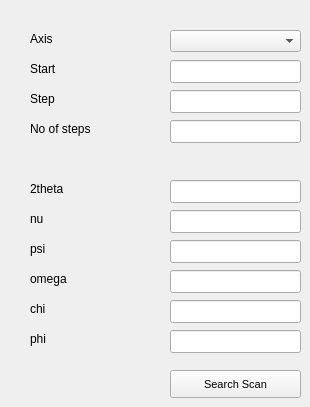
    <widget class="QWidget" name="tab_4">
     <attribute name="title">
      <string>Scan</string>
     </attribute>
     <widget class="QLineEdit" name="imDirLE_Detector_Distance_2">
      <property name="geometry">
       <rect>
        <x>170</x>
        <y>90</y>
        <width>131</width>
        <height>23</height>
       </rect>
      </property>
      <property name="text">
       <string/>
      </property>
     </widget>
     <widget class="QLabel" name="label_27">
      <property name="geometry">
       <rect>
        <x>30</x>
        <y>90</y>
        <width>131</width>
        <height>17</height>
       </rect>
      </property>
      <property name="text">
       <string>Step</string>
      </property>
     </widget>
     <widget class="QLineEdit" name="imDirLE_Detector_Beam_Y_2">
      <property name="geometry">
       <rect>
        <x>170</x>
        <y>60</y>
        <width>131</width>
        <height>23</height>
       </rect>
      </property>
      <property name="text">
       <string/>
      </property>
     </widget>
     <widget class="QLabel" name="label_28">
      <property name="geometry">
       <rect>
        <x>30</x>
        <y>60</y>
        <width>131</width>
        <height>17</height>
       </rect>
      </property>
      <property name="text">
       <string>Start</string>
      </property>
     </widget>
     <widget class="QLabel" name="label_29">
      <property name="geometry">
       <rect>
        <x>30</x>
        <y>30</y>
        <width>131</width>
        <height>17</height>
       </rect>
      </property>
      <property name="text">
       <string>Axis</string>
      </property>
     </widget>
     <widget class="QLabel" name="label_30">
      <property name="geometry">
       <rect>
        <x>30</x>
        <y>240</y>
        <width>131</width>
        <height>17</height>
       </rect>
      </property>
      <property name="text">
       <string>psi</string>
      </property>
     </widget>
     <widget class="QLabel" name="label_31">
      <property name="geometry">
       <rect>
        <x>30</x>
        <y>180</y>
        <width>131</width>
        <height>17</height>
       </rect>
      </property>
      <property name="text">
       <string>2theta</string>
      </property>
     </widget>
     <widget class="QLabel" name="label_32">
      <property name="geometry">
       <rect>
        <x>30</x>
        <y>210</y>
        <width>131</width>
        <height>17</height>
       </rect>
      </property>
      <property name="text">
       <string>nu</string>
      </property>
     </widget>
     <widget class="QLineEdit" name="imDirLE_Detector_Beam_Y_3">
      <property name="geometry">
       <rect>
        <x>170</x>
        <y>210</y>
        <width>131</width>
        <height>23</height>
       </rect>
      </property>
      <property name="text">
       <string/>
      </property>
     </widget>
     <widget class="QLineEdit" name="imDirLE_Detector_Distance_3">
      <property name="geometry">
       <rect>
        <x>170</x>
        <y>240</y>
        <width>131</width>
        <height>23</height>
       </rect>
      </property>
      <property name="text">
       <string/>
      </property>
     </widget>
     <widget class="QLineEdit" name="imDirLE_Detector_Beam_X_3">
      <property name="geometry">
       <rect>
        <x>170</x>
        <y>180</y>
        <width>131</width>
        <height>23</height>
       </rect>
      </property>
      <property name="text">
       <string/>
      </property>
     </widget>
     <widget class="QLabel" name="label_33">
      <property name="geometry">
       <rect>
        <x>30</x>
        <y>330</y>
        <width>131</width>
        <height>17</height>
       </rect>
      </property>
      <property name="text">
       <string>phi</string>
      </property>
     </widget>
     <widget class="QLabel" name="label_34">
      <property name="geometry">
       <rect>
        <x>30</x>
        <y>270</y>
        <width>131</width>
        <height>17</height>
       </rect>
      </property>
      <property name="text">
       <string>omega</string>
      </property>
     </widget>
     <widget class="QLabel" name="label_35">
      <property name="geometry">
       <rect>
        <x>30</x>
        <y>300</y>
        <width>131</width>
        <height>17</height>
       </rect>
      </property>
      <property name="text">
       <string>chi</string>
      </property>
     </widget>
     <widget class="QLineEdit" name="imDirLE_Detector_Beam_Y_4">
      <property name="geometry">
       <rect>
        <x>170</x>
        <y>300</y>
        <width>131</width>
        <height>23</height>
       </rect>
      </property>
      <property name="text">
       <string/>
      </property>
     </widget>
     <widget class="QLineEdit" name="imDirLE_Detector_Distance_4">
      <property name="geometry">
       <rect>
        <x>170</x>
        <y>330</y>
        <width>131</width>
        <height>23</height>
       </rect>
      </property>
      <property name="text">
       <string/>
      </property>
     </widget>
     <widget class="QLineEdit" name="imDirLE_Detector_Beam_X_4">
      <property name="geometry">
       <rect>
        <x>170</x>
        <y>270</y>
        <width>131</width>
        <height>23</height>
       </rect>
      </property>
      <property name="text">
       <string/>
      </property>
     </widget>
     <widget class="QLabel" name="label_36">
      <property name="geometry">
       <rect>
        <x>30</x>
        <y>120</y>
        <width>131</width>
        <height>17</height>
       </rect>
      </property>
      <property name="text">
       <string>No of steps</string>
      </property>
     </widget>
     <widget class="QLineEdit" name="imDirLE_Detector_Distance_5">
      <property name="geometry">
       <rect>
        <x>170</x>
        <y>120</y>
        <width>131</width>
        <height>23</height>
       </rect>
      </property>
      <property name="text">
       <string/>
      </property>
     </widget>
     <widget class="QComboBox" name="comboBox">
      <property name="geometry">
       <rect>
        <x>170</x>
        <y>30</y>
        <width>131</width>
        <height>22</height>
       </rect>
      </property>
     </widget>
     <widget class="QPushButton" name="Peaks_Button_Search_2">
      <property name="geometry">
       <rect>
        <x>170</x>
        <y>370</y>
        <width>131</width>
        <height>28</height>
       </rect>
      </property>
      <property name="font">
       <font>
        <pointsize>8</pointsize>
       </font>
      </property>
      <property name="text">
       <string>Search Scan</string>
      </property>
     </widget>
    </widget>
